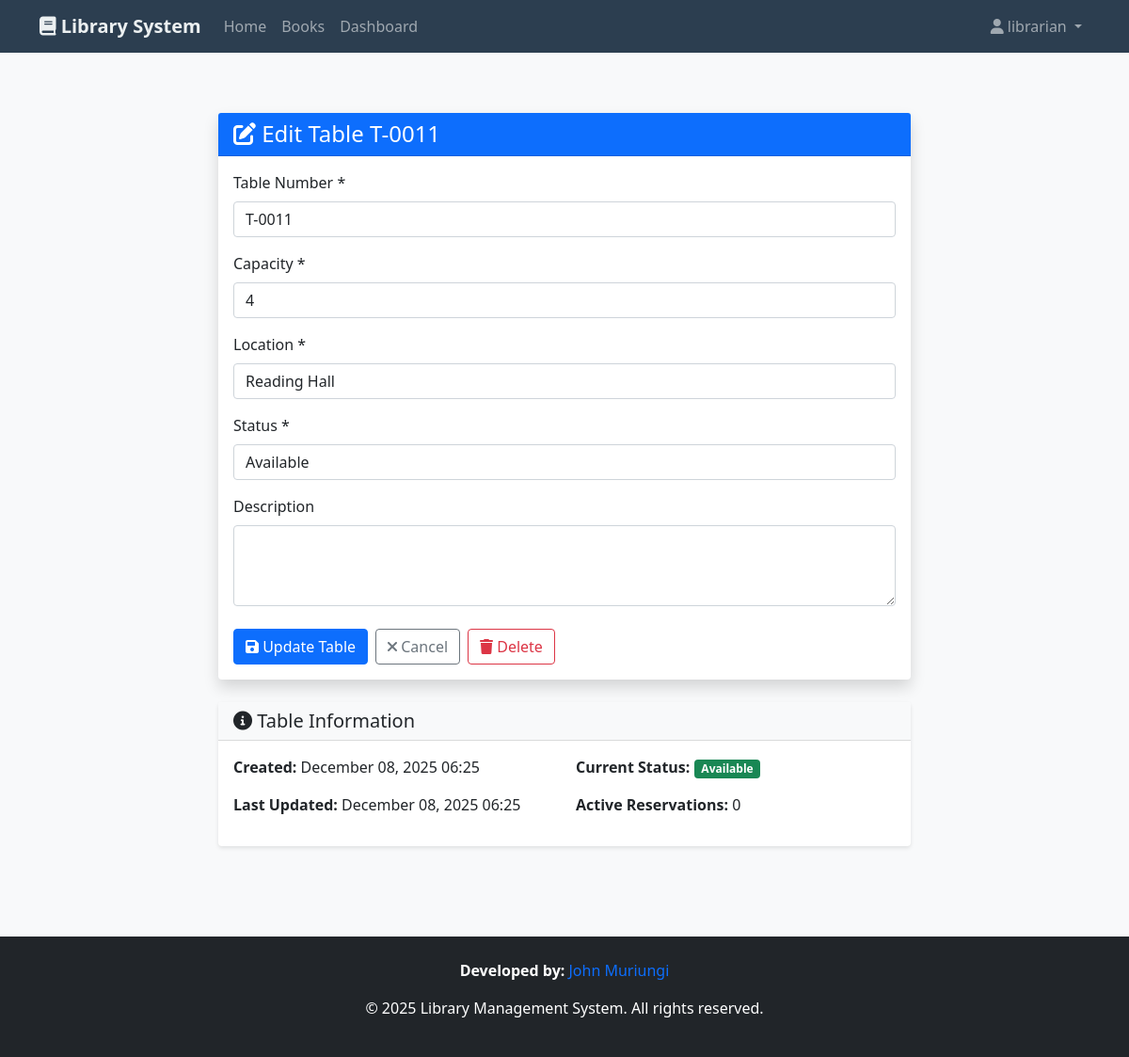
Screenshot of /librarian/edit-table/9/ (signed in) with the database file from the repository.
### library/models.py (models this page shows, shortened)
class Table(models.Model):
    TABLE_STATUS = [
        ('Available', 'Available'),
        ('Occupied', 'Occupied'),
        ('Reserved', 'Reserved'),
        ('Maintenance', 'Maintenance'),
    ]
    table_number = models.CharField(max_length=10, unique=True)
    capacity = models.IntegerField(default=4)
    location = models.CharField(max_length=100)
    status = models.CharField(
        max_length=20, choices=TABLE_STATUS, default='Available')
    description = models.TextField(blank=True)
    created_at = models.DateTimeField(
        auto_now_add=True)  # Make sure this exists
    updated_at = models.DateTimeField(
        auto_now=True)      # Make sure this exists

### library/views.py (the view)
@login_required
@user_passes_test(is_librarian)
def edit_table(request, table_id):
    table = get_object_or_404(Table, id=table_id)
    if request.method == 'POST':
        form = TableForm(request.POST, instance=table)
        if form.is_valid():
            form.save()
            messages.success(
                request, f'Table {table.table_number} updated successfully!')
            return redirect('manage_tables')
    else:
        form = TableForm(instance=table)
    context = {'form': form, 'table': table}
    return render(request, 'edit_table.html', context)

### library/forms.py
class TableForm(forms.ModelForm):
    class Meta:
        model = Table
        fields = ['table_number', 'capacity',
                  'location', 'status', 'description']
        widgets = {
            'table_number': forms.TextInput(attrs={'class': 'form-control', 'placeholder': 'e.g., T-001'}),
            'capacity': forms.NumberInput(attrs={'class': 'form-control', 'min': 1, 'max': 10}),
            'location': forms.TextInput(attrs={'class': 'form-control', 'placeholder': 'e.g., Main Hall, Reading Room'}),
            'status': forms.Select(attrs={'class': 'form-control'}),
            'description': forms.Textarea(attrs={'class': 'form-control', 'rows': 3, 'placeholder': 'Optional description...'}),
        }

### library/views.py (called while the page is built)
def is_librarian(user):
    return user.groups.filter(name='Librarian').exists()

### library/templates/edit_table.html (shortened to what this page needs)
{% extends 'base.html' %}
{% block content %}
<div class="container py-5">
    <div class="row justify-content-center">
        <div class="col-md-8">
            <div class="card shadow">
                <div class="card-header bg-primary text-white">
                    <h4 class="mb-0"><i class="fas fa-edit"></i> Edit Table {{ table.table_number }}</h4>
                </div>
                <div class="card-body">
                    <form method="POST">
                        <div class="mb-3">
                            <label for="id_table_number" class="form-label">Table Number *</label>
                            <input type="text" name="table_number" class="form-control" id="id_table_number"
                                   value="{{ table.table_number }}" required>
                        </div>
                        <div class="mb-3">
                            <label for="id_capacity" class="form-label">Capacity *</label>
                            <input type="number" name="capacity" class="form-control" id="id_capacity"
                                   min="1" max="10" value="{{ table.capacity }}" required>
                        </div>
                        <div class="mb-3">
                            <label for="id_location" class="form-label">Location *</label>
                            <input type="text" name="location" class="form-control" id="id_location"
                                   value="{{ table.location }}" required>
                        </div>
                        <div class="mb-3">
                            <label for="id_status" class="form-label">Status *</label>
                            <select name="status" class="form-control" id="id_status" required>
                                <option value="Available" {% if table.status == 'Available' %}selected{% endif %}>Available</option>
                            </select>
                        </div>
                        <div class="mb-3">
                            <label for="id_description" class="form-label">Description</label>
                            <textarea name="description" class="form-control" id="id_description" rows="3">{{ table.description }}</textarea>
                        </div>
                        <div class="d-grid gap-2 d-md-flex mt-4">
                            <button type="submit" class="btn btn-primary">
                                <i class="fas fa-save"></i> Update Table
                            </button>
                            <a href="{% url 'manage_tables' %}" class="btn btn-outline-secondary">
                                <i class="fas fa-times"></i> Cancel
                            </a>
                            <button type="button" class="btn btn-outline-danger" data-bs-toggle="modal" data-bs-target="#deleteModal">
                                <i class="fas fa-trash"></i> Delete
                            </button>
                        </div>
                    </form>
                </div>
            </div>
            <div class="card mt-4">
                <div class="card-header bg-light">
                    <h5 class="mb-0"><i class="fas fa-info-circle"></i> Table Information</h5>
                </div>
                <div class="card-body">
                    <div class="row">
                        <div class="col-md-6">
                            <p><strong>Created:</strong> {{ table.created_at|date:"F d, Y H:i" }}</p>
                            <p><strong>Last Updated:</strong> {{ table.updated_at|date:"F d, Y H:i" }}</p>
                        </div>
                        <div class="col-md-6">
                            <p><strong>Current Status:</strong>
                                <span class="badge bg-{% if table.status == 'Available' %}success{% elif table.status == 'Reserved' %}warning{% elif table.status == 'Occupied' %}info{% else %}secondary{% endif %}">
                                    {{ table.status }}
                                </span>
                            </p>
                            <p><strong>Active Reservations:</strong> {{ table.reservations.count }}</p>
                        </div>
                    </div>
                </div>
            </div>
        </div>
    </div>
</div>
{% endblock %}

### library/templates/base.html (shortened to what this page needs)
<!DOCTYPE html>
<html lang="en">
<head>
    <link href="https://cdn.jsdelivr.net/npm/bootstrap@5.1.3/dist/css/bootstrap.min.css" rel="stylesheet">
    <link rel="stylesheet" href="https://cdnjs.cloudflare.com/ajax/libs/font-awesome/6.0.0/css/all.min.css">
</head>
<body>
    <nav class="navbar navbar-expand-lg navbar-dark">
        <div class="container">
            <a class="navbar-brand" href="{% url 'home' %}">
                <i class="fas fa-book"></i> Library System
            </a>
            <div class="collapse navbar-collapse" id="navbarNav">
                <ul class="navbar-nav me-auto">
                    <li class="nav-item">
                        <a class="nav-link" href="{% url 'home' %}">Home</a>
                    </li>
                    <li class="nav-item">
                        <a class="nav-link" href="{% url 'book_list' %}">Books</a>
                    </li>
                    {% if user.is_authenticated %}
                        <li class="nav-item">
                            <a class="nav-link" href="{% url 'dashboard' %}">Dashboard</a>
                        </li>
                    {% endif %}
                </ul>
                <ul class="navbar-nav">
                    {% if user.is_authenticated %}
                        <li class="nav-item dropdown">
                            <a class="nav-link dropdown-toggle" href="#" id="navbarDropdown" role="button" data-bs-toggle="dropdown">
                                <i class="fas fa-user"></i> {{ user.username }}
                            </a>
                        </li>
                    {% endif %}
                </ul>
            </div>
        </div>
    </nav>
    <main>
        {% block content %}{% endblock %}
    </main>
    <footer class="bg-dark text-white py-4 mt-5">
        <div class="credits">
            <div class="container text-center">
                <p>
                    <Strong>Developed  by: </Strong>
                    <a href="https://john-muriungi.github.io/My-portifolio/" target="_blank" style="text-decoration: none">John Muriungi</a>
                </p>
            </div>
        </div>
        <div class="container text-center">
            <p>&copy; 2025 Library Management System. All rights reserved.</p>
        </div>
    </footer>
</body>
</html>

### library/templates/base.html (style rules this page uses)
body { background-color: #f8f9fa; }
.navbar { background-color: #2c3e50 !important; }
.navbar-brand { color: #ecf0f1 !important; font-weight: bold; }
.card { transition: transform 0.2s; border: none; box-shadow: 0 2px 4px rgba(0,0,0,0.1); }

### rows the page displays
Table: table_number "T-0011", capacity "4", location "Reading Hall", status "Available", created_at "December 08, 2025 06:25", updated_at "December 08, 2025 06:25", reservations.count "0"

### other values shown
{{ user.username }} "librarian"
